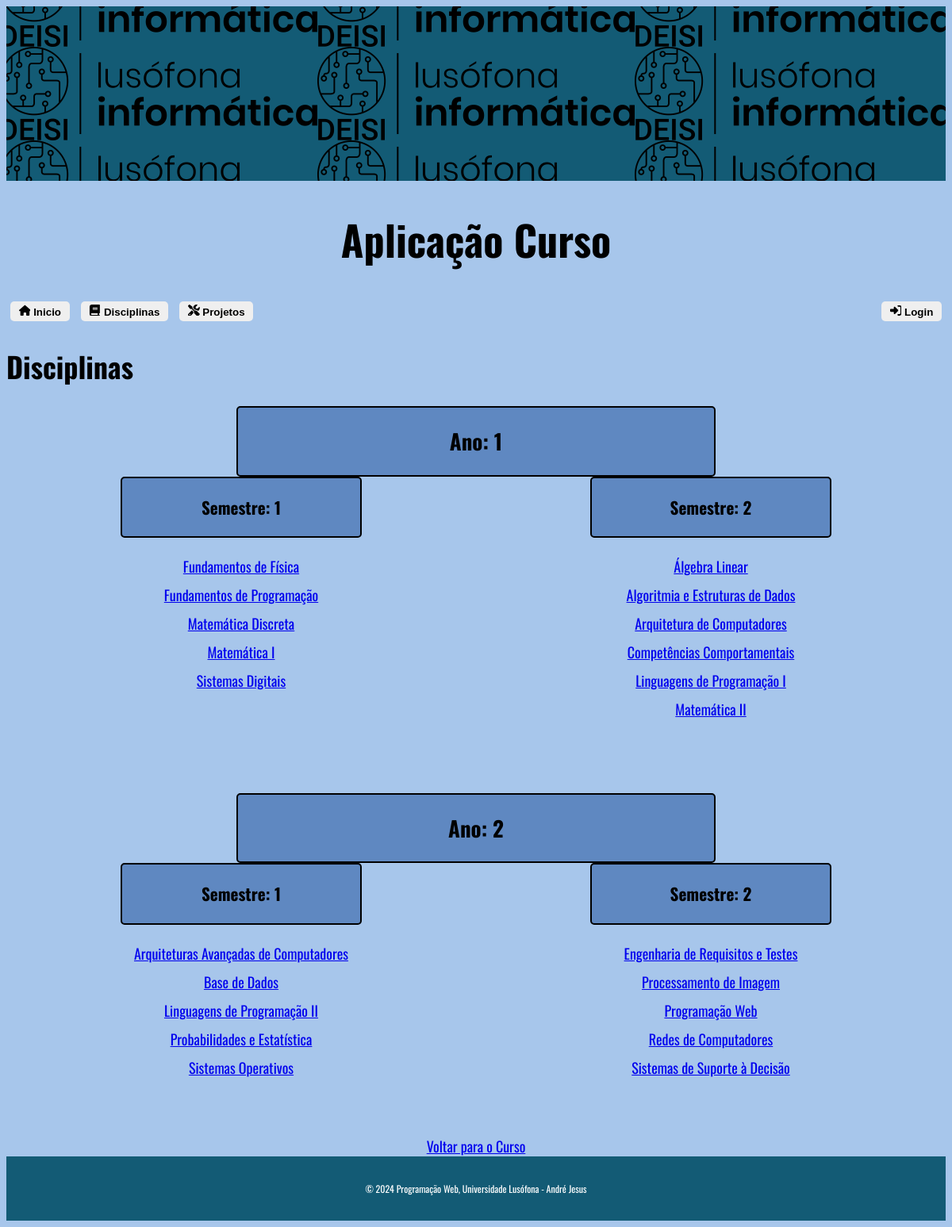
The page /appcurso/disciplinas/ on the database its author committed.
### appcurso/models.py (models this page shows)
class Disciplina(models.Model):
    id = models.AutoField(primary_key=True)
    nome = models.CharField(max_length=100)
    ano = models.IntegerField()
    semestre = models.IntegerField()
    ects = models.IntegerField()
    apresentacao = models.TextField()
    programa = models.TextField()
    curricularIUnitReadableCode = models.CharField(max_length=20)
    area_cientifica = models.ForeignKey(AreaCientifica, on_delete=models.CASCADE, null = True, blank=True)
    linguagens = models.ManyToManyField('LinguagemDeProgramacao', null = True, blank=True)
    def __str__(self):
        return self.nome

### appcurso/views.py (the view)
# urls.py: path('disciplinas/', views.disciplinas_view, name='lista_disciplinas'),
def disciplinas_view(request):
    userPerm = request.user.groups.filter(name = 'Editores de Curso').exists() or request.user.is_superuser
    disciplinas = Disciplina.objects.all()
    disciplinas_por_ano_e_semestre = {}
    for disciplina in disciplinas:
        ano = disciplina.ano
        semestre = disciplina.semestre
        if ano not in disciplinas_por_ano_e_semestre:
            disciplinas_por_ano_e_semestre[ano] = {}
        if semestre not in disciplinas_por_ano_e_semestre[ano]:
            disciplinas_por_ano_e_semestre[ano][semestre] = []
        disciplinas_por_ano_e_semestre[ano][semestre].append(disciplina)
    context = {'disciplinas_por_ano_e_semestre': disciplinas_por_ano_e_semestre,'userPerm': userPerm}
    return render(request, 'appcurso/disciplinas.html', context)

### appcurso/templates/appcurso/disciplinas.html (shortened to what this page needs)
{% extends 'appcurso/layout.html' %}
{% block content %}
    <h1>Disciplinas</h1>
    {% for ano, disciplinas_por_semestre in disciplinas_por_ano_e_semestre.items %}
        <div class="ano-container">
            <div class="ano-titulo">
            <h2>Ano: {{ ano }}</h2>
            </div>
            <div class="semestres-container">
                {% for semestre, disciplinas in disciplinas_por_semestre.items %}
                    <div class="semestre">
                        <div class="semestre-titulo">
                        <h3>Semestre: {{ semestre }}</h3>
                        </div>
                        <ul class="disciplinas-list">
                            {% for disciplina in disciplinas %}
                                <li class="disciplina-item">
                                    <a href="{% url 'appcurso:disciplina' disciplina.id %}">{{ disciplina }}</a>
                                </li>
                            {% endfor %}
                        </ul>
                    </div>
                {% endfor %}
            </div>
        </div>
    {% endfor %}
    <nav class="navigation">
        <a href="{% url 'appcurso:curso' %}">Voltar para o Curso</a>
    </nav>
{% endblock %}

### appcurso/static/appcurso/estilos.css (style rules this page uses)
body { font-family: "Oswald", sans-serif; font-weight: 400; font-style: normal; color: black; font-size: 18px; }
.ano-titulo { text-align: center; border: 2px solid black; width: 100%; max-width: 600px; background-size: auto; border-radius: 5px; background-color: #5f88c1; display: inline-block; margin: 0 auto; }
.ano-container { margin-top: 20px; padding-bottom: 20px; display: flex; flex-direction: column; justify-content: space-between; }
.semestres-container { display: flex; flex-wrap: wrap; justify-content: space-between; }
.semestre-titulo { margin-bottom: 10px; border: 2px solid black; width: 100%; max-width: 300px; background-size: auto; border-radius: 5px; background-color: #5f88c1; display: inline-block; margin: 0 auto; }
.semestre { text-align: center; margin-bottom: 20px; flex: 1 1 45%; box-sizing: border-box; }
.disciplinas-list { list-style-type: none; padding: 5px; align-items: center; }
.disciplina-item { margin-bottom: 10px; }
.navigation { text-align: center; }

### appcurso/templates/appcurso/layout.html (style rules this page uses)
body { background: #a7c6eb; }

### rows shown on the page
Disciplina: semestre "1", nome "Fundamentos de Física"
Disciplina: nome "Fundamentos de Programação"
Disciplina: nome "Matemática Discreta"
Disciplina: nome "Matemática I"
Disciplina: nome "Sistemas Digitais"
Disciplina: semestre "2", nome "Álgebra Linear"
Disciplina: nome "Algoritmia e Estruturas de Dados"
Disciplina: nome "Arquitetura de Computadores"
Disciplina: nome "Competências Comportamentais"
Disciplina: nome "Linguagens de Programação I"
Disciplina: nome "Matemática II"
Disciplina: semestre "1", nome "Arquiteturas Avançadas de Computadores"
Disciplina: nome "Base de Dados"
Disciplina: nome "Linguagens de Programação II"
Disciplina: nome "Probabilidades e Estatística"
Disciplina: nome "Sistemas Operativos"
Disciplina: semestre "2", nome "Engenharia de Requisitos e Testes"
Disciplina: nome "Processamento de Imagem"
Disciplina: nome "Programação Web"
Disciplina: nome "Redes de Computadores"
Disciplina: nome "Sistemas de Suporte à Decisão"

### other values the page prints
{{ ano }} "1" "2"
